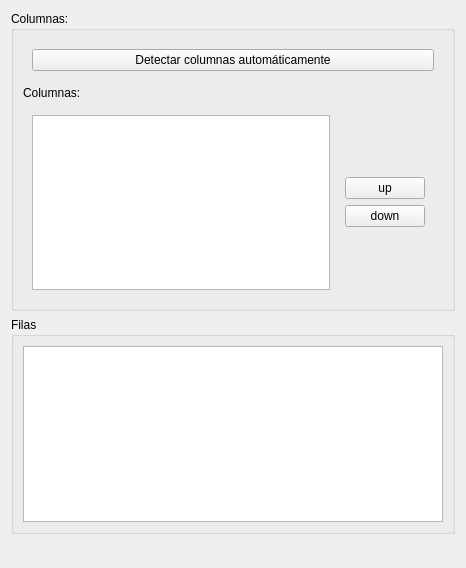
<?xml version="1.0" encoding="UTF-8"?>
<ui version="4.0">
 <author>Javier Braña</author>
 <class>Form</class>
 <widget class="QWidget" name="Form">
  <property name="geometry">
   <rect>
    <x>0</x>
    <y>0</y>
    <width>466</width>
    <height>568</height>
   </rect>
  </property>
  <property name="windowTitle">
   <string>Park Settings</string>
  </property>
  <layout class="QVBoxLayout" name="verticalLayout_3">
   <item>
    <widget class="QGroupBox" name="groupBox">
     <property name="title">
      <string>Columnas:</string>
     </property>
     <layout class="QVBoxLayout" name="verticalLayout">
      <item>
       <widget class="QWidget" name="widget" native="true">
        <layout class="QHBoxLayout" name="horizontalLayout">
         <item>
          <widget class="QPushButton" name="buttonFrame">
           <property name="text">
            <string>Detectar columnas automáticamente</string>
           </property>
          </widget>
         </item>
        </layout>
       </widget>
      </item>
      <item>
       <widget class="QLabel" name="label_4">
        <property name="text">
         <string>Columnas:</string>
        </property>
       </widget>
      </item>
      <item>
       <widget class="QWidget" name="widget_2" native="true">
        <layout class="QHBoxLayout" name="horizontalLayout_2">
         <item>
          <widget class="QListWidget" name="listWidget"/>
         </item>
         <item alignment="Qt::AlignHCenter|Qt::AlignVCenter">
          <widget class="QWidget" name="widget_3" native="true">
           <layout class="QVBoxLayout" name="verticalLayout_2">
            <item>
             <widget class="QPushButton" name="pushButton_2">
              <property name="text">
               <string>up</string>
              </property>
             </widget>
            </item>
            <item>
             <widget class="QPushButton" name="pushButton">
              <property name="text">
               <string>down</string>
              </property>
             </widget>
            </item>
           </layout>
          </widget>
         </item>
        </layout>
       </widget>
      </item>
     </layout>
    </widget>
   </item>
   <item>
    <widget class="QGroupBox" name="groupBox_2">
     <property name="title">
      <string>Filas</string>
     </property>
     <layout class="QVBoxLayout" name="verticalLayout_4">
      <item>
       <widget class="QListWidget" name="listWidget_2"/>
      </item>
     </layout>
    </widget>
   </item>
   <item>
    <spacer name="verticalSpacer">
     <property name="orientation">
      <enum>Qt::Vertical</enum>
     </property>
     <property name="sizeHint" stdset="0">
      <size>
       <width>20</width>
       <height>40</height>
      </size>
     </property>
    </spacer>
   </item>
  </layout>
 </widget>
 <resources/>
 <connections/>
</ui>
